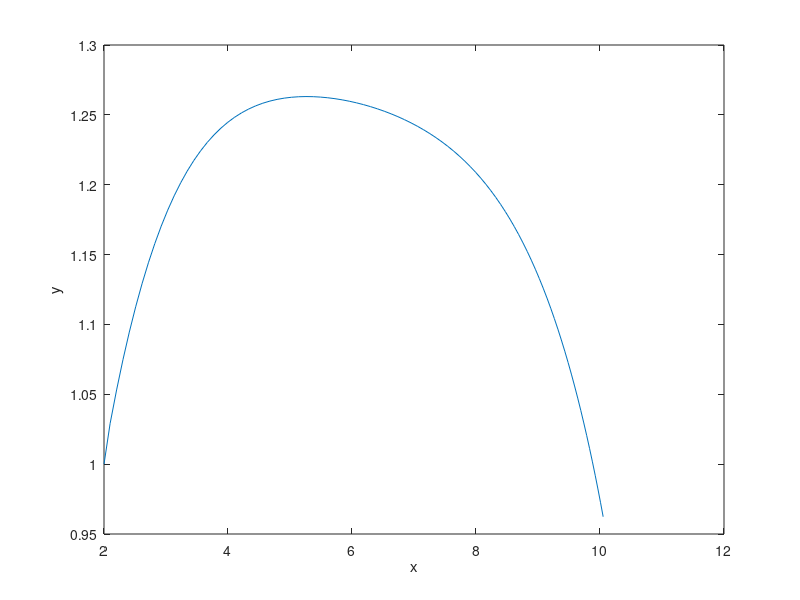

This figure's MATLAB source:
% This numerical scheme is for Atangana-Baleanu Fractal-Fractional
% This scheme is proposed by Prof. Dr. Atangana.
% Code is for Model (3.4) in the research paper cited as:
% Atangana, A., & Qureshi, S. (2019). Modeling attractors of chaotic dynamical
%systems with fractal-fractional operators. Chaos, Solitons & Fractals, 123, 320-337.
clc;clear;close all;
% Inputs
h=0.01; t(1)=0.1; tfinal=100; t=t(1):h:tfinal; N=ceil((tfinal-t(1)/h)); % Inputs
x(1)=2; y(1)=1; z(1)=1; % Initial Conditions
alpha=0.99; % this is fractional order
tau=0.66;% this is fractal dimension
g= 8.91;A = 2.1;B=0.24; D =0; b=12.57;% Parameters in the Model(3.4)
AB=1-alpha+alpha/gamma(alpha); % Normalization factor in ABC definition
% The Model (3.4) in the Research Paper
f1 = @(t,x,y,z)g*(y-B*sin(pi*x/(2*A)+D));
f2 = @(t,x,y,z)x-y+z;
f3= @(t,x,y,z)-b*y;
% Algorithm of the Atangana-Baleanu Fractal-Fractional starts
% Algorithm starts
tic;
for n=1:N
j=2:n;
x(n+1)=x(1)+(tau.*t(n).^(tau-1)*(1-alpha)/AB)*f1(t(n),x(n),y(n),z(n))+(tau/AB).*(h^alpha/gamma(alpha+2)).*...
    sum(((n+1-j).^alpha.*(n-j+2+alpha)-(n-j).^alpha.*(n-j+2+2*alpha)).*f1(t(j),x(j),y(j),z(j)).*t(j).^(tau-1)-((n+1-j).^...
    (alpha+1)-(n-j).^alpha.*(n-j+1+alpha)).*f1(t(j-1),x(j-1),y(j-1),z(j-1)).*t(j-1).^(tau-1));

y(n+1)=y(1)+(tau.*t(n).^(tau-1)*(1-alpha)/AB)*f2(t(n),x(n),y(n),z(n))+(tau/AB).*(h^alpha/gamma(alpha+2)).*...
    sum(((n+1-j).^alpha.*(n-j+2+alpha)-(n-j).^alpha.*(n-j+2+2*alpha)).*f2(t(j),x(j),y(j),z(j)).*t(j).^(tau-1)-((n+1-j).^...
    (alpha+1)-(n-j).^alpha.*(n-j+1+alpha)).*f2(t(j-1),x(j-1),y(j-1),z(j-1)).*t(j-1).^(tau-1));

z(n+1)=z(1)+(tau.*t(n).^(tau-1)*(1-alpha)/AB)*f3(t(n),x(n),y(n),z(n))+(tau/AB).*(h^alpha/gamma(alpha+2)).*...
    sum(((n+1-j).^alpha.*(n-j+2+alpha)-(n-j).^alpha.*(n-j+2+2*alpha)).*f3(t(j),x(j),y(j),z(j)).*t(j).^(tau-1)-((n+1-j).^...
    (alpha+1)-(n-j).^alpha.*(n-j+1+alpha)).*f3(t(j-1),x(j-1),y(j-1),z(j-1)).*t(j-1).^(tau-1));
t(n+1)=t(n)+h;
end
toc;
plot(x,y),xlabel('x'),ylabel('y'),
